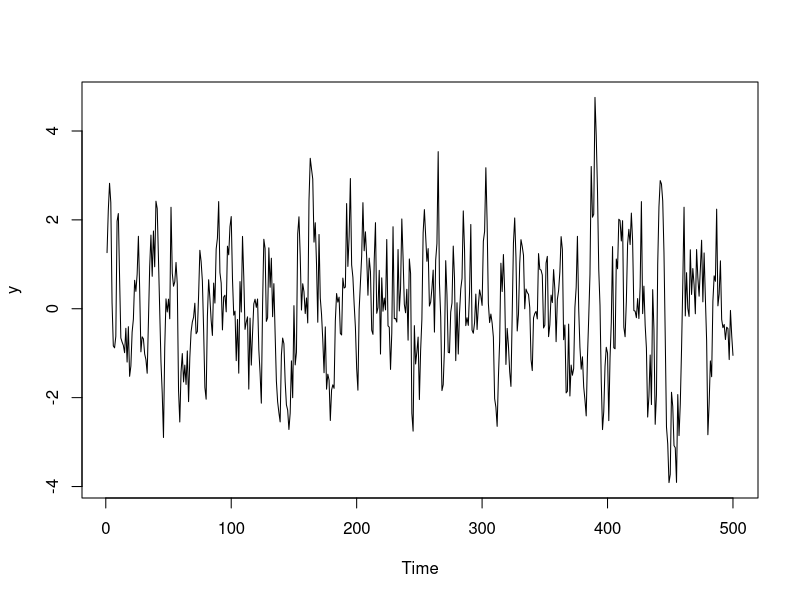
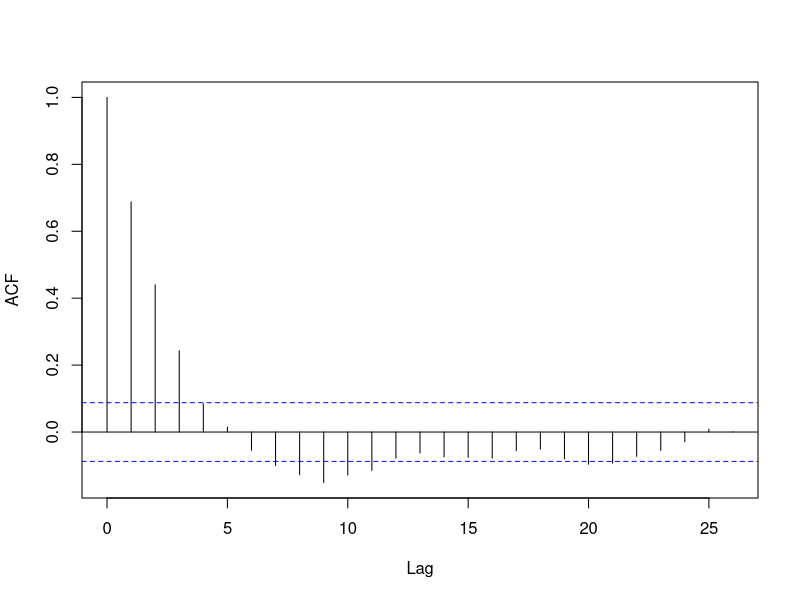
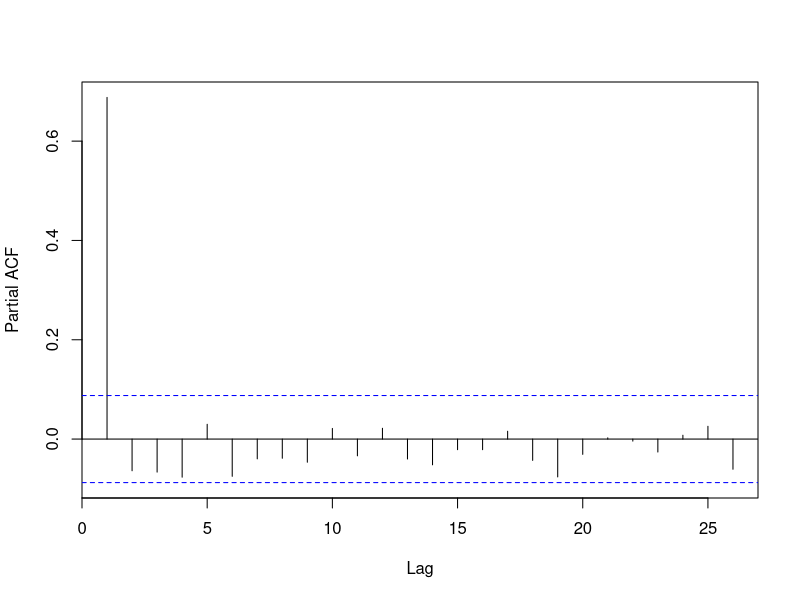
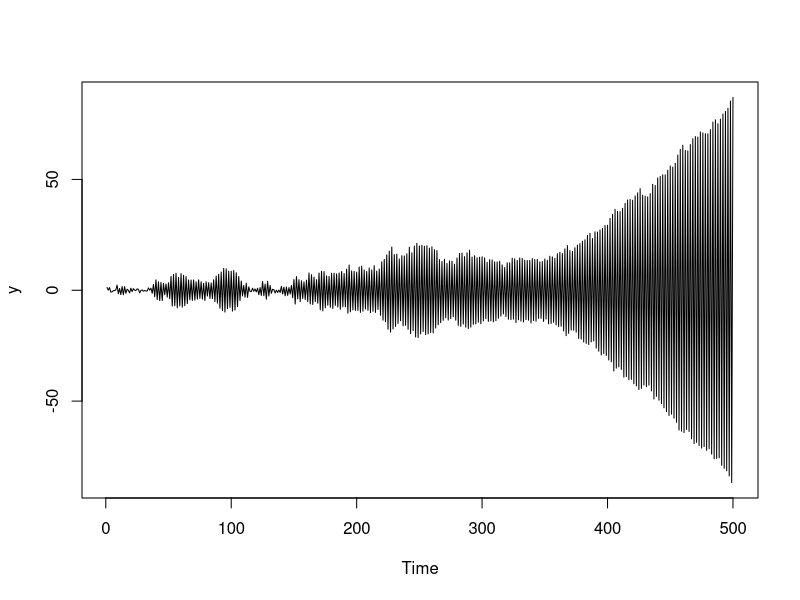
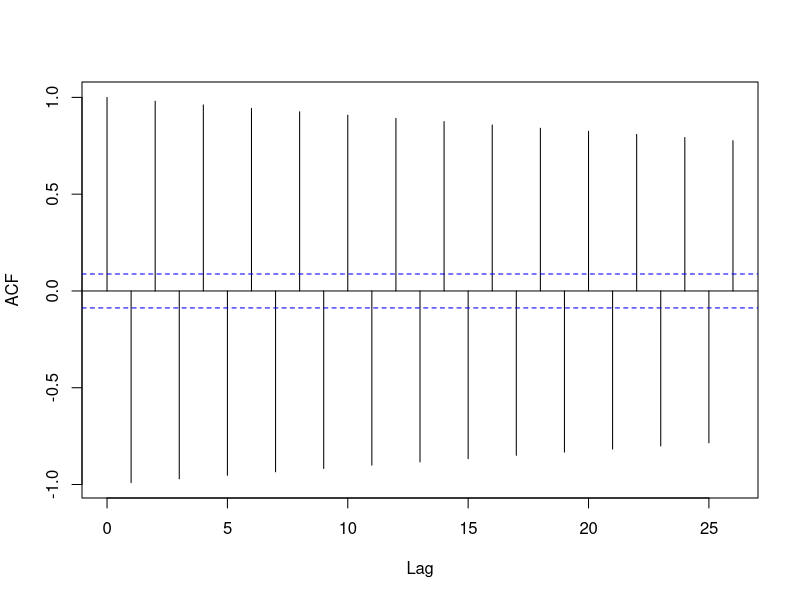
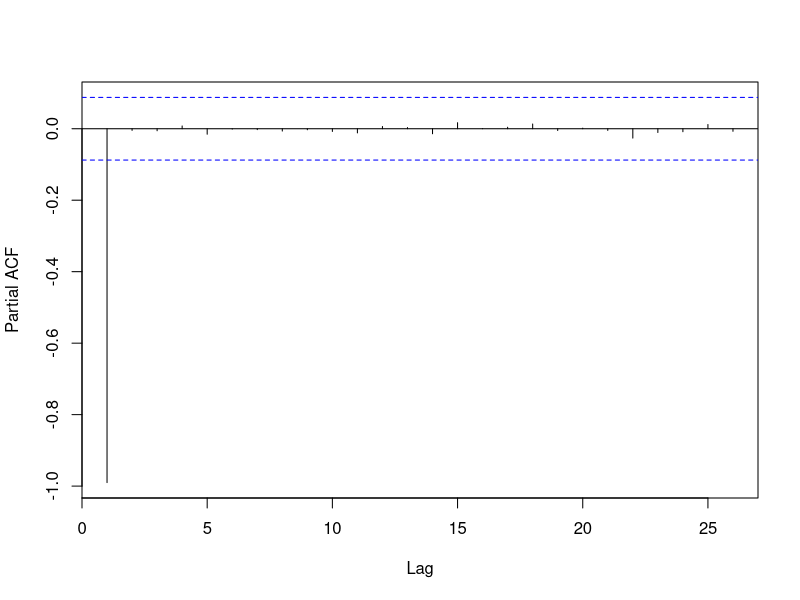
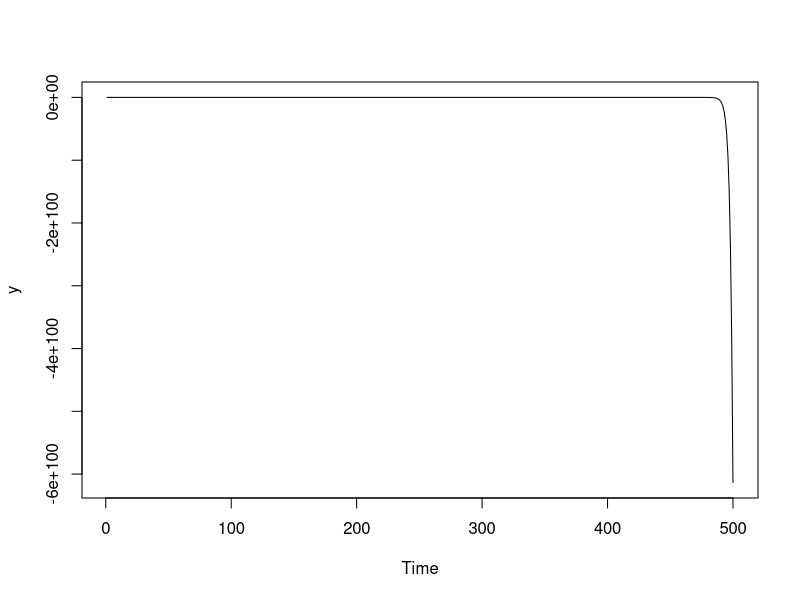
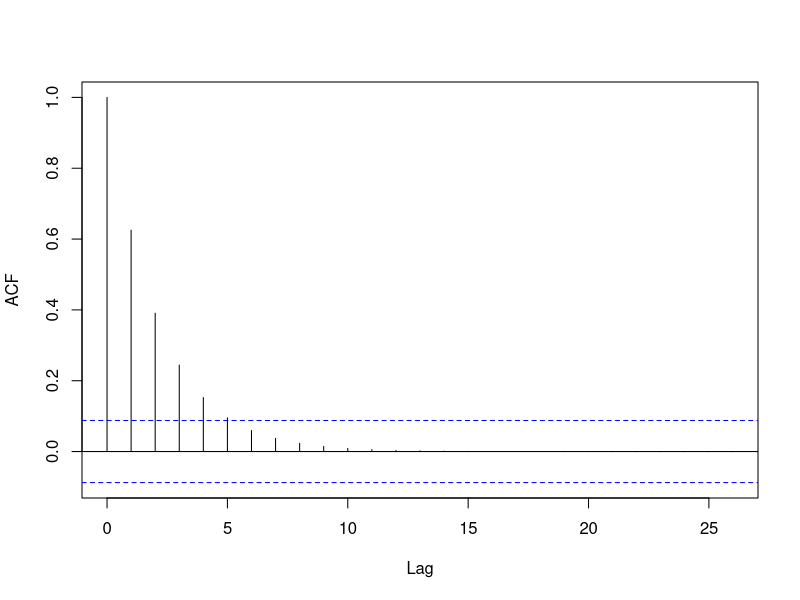

The R source for these figures, in order:
rm(list = ls())
T = 500

set.seed(0)

# AR (1) stat
y =numeric(T)
e = numeric(T)

y[1] = rnorm(1, 0, 1)
e[1] = rnorm(1, 0, 1)


for (t in 2:T) {
  e[t] = rnorm(1, 0, 1)
  y[t] = (0.7 * y[t - 1]) + e[t]
}

ts.plot(y)
acf(y, main = "")
pacf(y, main = "")

# AR (1) non-stat
set.seed(0)
y = numeric(T)
e = numeric(T)

y[1] = rnorm(1, 0, 1)
e[1] = rnorm(1, 0, 1)


for (t in 2:T) {
  e[t] = rnorm(1, 0, 1)
  y[t] = (-1.01 * y[t - 1]) + e[t]
}

ts.plot(y)
acf(y, main = "")
pacf(y, main = "")



# AR(2) - nonstat
T = 500

set.seed(0)
y =numeric(T)
e = numeric(T)

y[1] = rnorm(1, 0, 1)
y[2] = rnorm(1, 0, 1)
e[1] = rnorm(1, 0, 1)
e[2] = rnorm(1, 0, 1)

for (t in 3:T) {
  e[t] = rnorm(1, 0, 1)
  y[t] = (1.1 * y[t - 1]) + (0.8 * y[t - 2]) + e[t]
}

ts.plot(y)
acf(y, main = "")
pacf(y, main = "")

# Stat AR(2)
T = 500

set.seed(0)
y =numeric(T)
e = numeric(T)

y[1] = rnorm(1, 0, 1)
y[2] = rnorm(1, 0, 1)
e[1] = rnorm(1, 0, 1)
e[2] = rnorm(1, 0, 1)

for (t in 3:T) {
  e[t] = rnorm(1, 0, 1)
  y[t] = (-0.2 * y[t - 1]) + (0.3 * y[t - 2]) + e[t]
}

ts.plot(y)
acf(y, main = "")
pacf(y, main = "")
